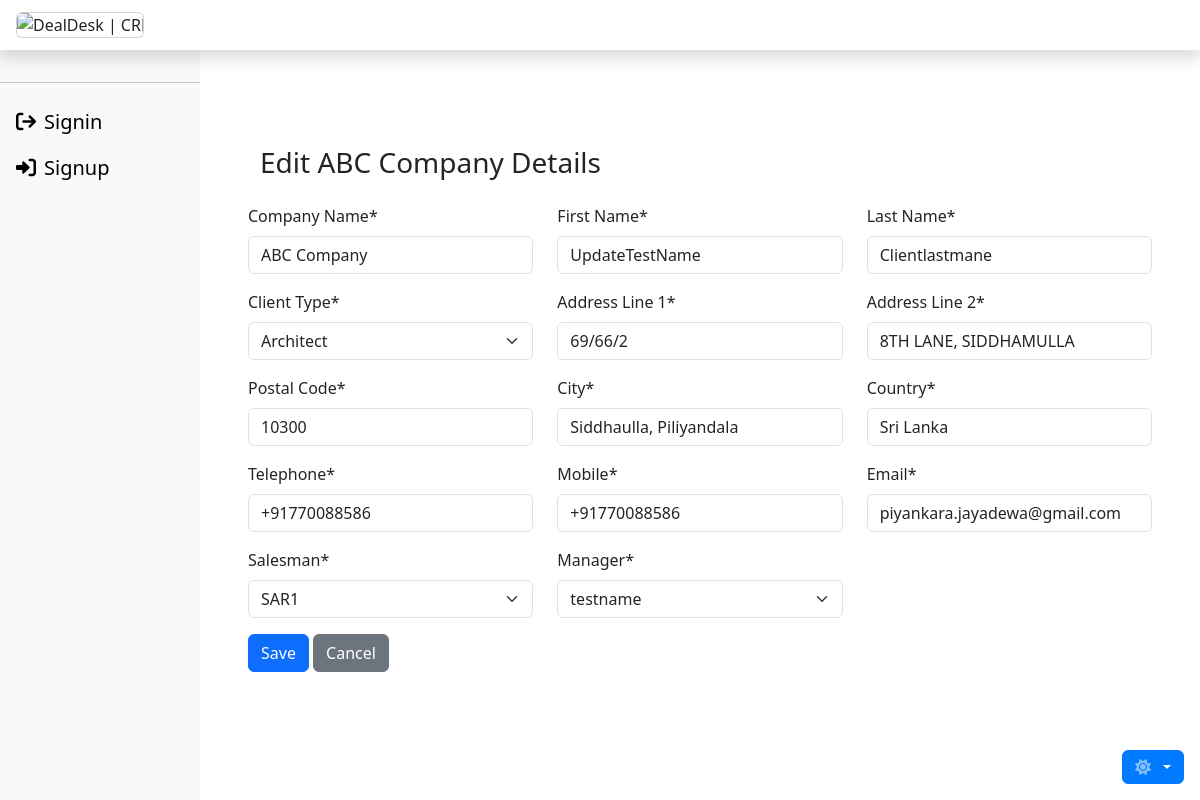
Screenshot of /client/edit/1/ with the database file from the repository.
### client/models.py (models this page shows, shortened)
class Client(models.Model):
    company_name = models.CharField(max_length=255, null=False)
    first_name = models.CharField(max_length=55, null=False)
    last_name = models.CharField(max_length=55, null=False)
    client_type = models.CharField(
        max_length=55,
        choices=CLIENT_TYPE_CHOICES,
        null=False,
        default="CLN"
    )
    address1 = models.CharField(max_length=255, null=False)
    address2 = models.CharField(max_length=255, null=False)
    postal_code = models.CharField(max_length=10)
    city = models.CharField(max_length=255, null=False)
    country = models.CharField(max_length=255)
    telephone = models.CharField(max_length=20)
    mobile = models.CharField(max_length=20, null=False)
    email = models.EmailField(null=False)
    salesman = models.ForeignKey(
        Sar,
        on_delete=models.SET(get_salesman),
        related_name='clients'
    )
    manager = models.ForeignKey(
        Manager,
        on_delete=models.SET(get_manager),
        related_name='clients'
    )
    created_on = models.DateTimeField(auto_now_add=True)
    updated_on = models.DateTimeField(auto_now=True)
    class Meta:
        verbose_name = 'Client'
        verbose_name_plural = 'Clients'
        db_table = 'Client.Client'
        ordering = ['company_name']

### client/views.py (the view, shortened to what this page needs)
# urls.py: path('edit/<int:pk>/', ClientUpdateView.as_view(), name='client_edit'),
class ClientUpdateView(UpdateView):
    model = Client
    template_name = "client/client_edit.html"
    form_class = ClientForm

### team/models.py (called while the page is built)
    def __str__(self):
        return f"{self.first_name}"

    def __str__(self):
        return f"{self.first_name}"

### client/templates/client/client_edit.html (shortened to what this page needs)
{% extends 'base.html' %}
{% load crispy_forms_tags %}
{% block content %}
<div class="container mt-5">
  <div class="row">
    <div class="col-12 mt-5">
      <h3 class="bg-body ps-4">Edit {{ client.company_name }} Details</h3>
      <div class="container mt-4">
        <form method="post">
          <div class="row">
            {% for field in form %}
            <div class="col-lg-4 col-md-6 col-sm-12">
              <div class="form-group">
                {{ field|as_crispy_field }}
              </div>
            </div>
            {% endfor %}
          </div>
          <div class="form-group">
            <button type="submit" class="btn btn-primary">Save</button>
            <a href="{% url 'client:client_list' %}" class="btn btn-secondary">Cancel</a>
          </div>
        </form>
      </div>
    </div>
  </div>
</div>
{% endblock %}

### rows the page displays
Client: company_name "ABC Company", form "ABC Company" "UpdateTestName" "Clientlastmane" "Architect" "69/66/2" "8TH LANE, SIDDHAMULLA" "10300" "Siddhaulla, Piliyandala" "Sri Lanka" "+91770088586" "+91770088586" "piyankara.jayadewa@gmail.com" "SAR1" "testname"
